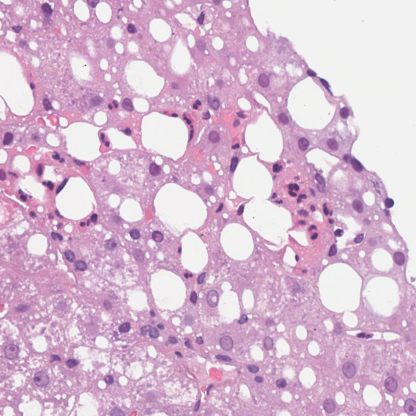
#> input picture image/1001340_72.png, 416 x 416 px, given in place of 1004553_27.png, which was not available
$ python extract_target_stats.py
#> lines starting #> are read from the running program, lines starting #| are printed output that depends on the picture; long printed decimals are rounded; pictures that were not available may be replaced by others from this repository, and a replacement may not be noted
#> further down, img is the input picture: shape (416, 416, 3); mean R, G, B 214.7, 184.4, 208.7
### normalization.py
import numpy as np
from PIL import Image
import cv2
from skimage import exposure
import os
import argparse

def get_stain_vectors(I, beta=0.15, alpha=1):
    """
    Get the stain matrix (2x3) using Macenko's method.
    """
#> called with beta = 0.15, alpha = 1
    # Reshape to (H*W, 3)
    I = I.reshape((-1, 3))

    # Calculate Optical Density (OD)
    # OD = -log10((I+1)/Io) -> we assume Io=255 for standard RGB 8-bit images
    # Add 1 to avoid log(0)
    OD = -np.log10((I.astype(np.float64) + 1) / 255.0)

    # Remove data with too little absorbance (transparent pixels)
    ODhat = OD[np.all(OD > beta, axis=1)]

    if len(ODhat) < 10:
        # Fallback if almost empty
        return np.eye(2), np.zeros(2)

    # PCA via SVD
    # Covariance matrix
    # Normalize features
    _, V = np.linalg.eigh(np.cov(ODhat, rowvar=False))
#> V = [[-0.0616, -0.815, -0.577], [-0.419, 0.546, -0.726], [0.906, 0.197, -0.375]]

    # Project onto the regular plane
    # V[:, 1:] corresponds to the eigenvectors corresponding to the two largest eigenvalues
    # Note: numpy eigh returns eigenvalues in ascending order, so take last 2.
    Vec = V[:, 1:3] # Shape (3, 2). These are the directions.
#> Vec = [[-0.815, -0.577], [0.546, -0.726], [0.197, -0.375]]

    # Project data onto the plane
    That = np.dot(ODhat, Vec)
#> That = 10981 pairs, first value -0.136 to 0.156, second value -0.973 to -0.31

    # Find the min and max vectors (robustly)
    phi = np.arctan2(That[:, 1], That[:, 0])
#> phi = 10981 values, max -1.26 at index 6294, min -1.79 at index 5085, mean -1.44

    minPhi = np.percentile(phi, alpha)
#> minPhi = -1.56
    maxPhi = np.percentile(phi, 100 - alpha)
#> maxPhi = -1.33

    vMin = np.dot(Vec, np.array([np.cos(minPhi), np.sin(minPhi)]))
#> vMin = [0.567, 0.732, 0.377]
    vMax = np.dot(Vec, np.array([np.cos(maxPhi), np.sin(maxPhi)]))
#> vMax = [0.37, 0.833, 0.41]

    # Heuristic: make sure the first vector is H (more pink/red) and second is E (more blue/purple)
    # H usually has higher red component relative to blue in OD space?
    # OD varies. Hematoxylin stains blue/purple, Eosin stains pink.
    # In RGB: H is dark blue/purple (low Red/Green, mid Blue). E is pink (high Red, low Green/Blue).
    # In OD: H absorbs Red helps. E absorbs Green.
    # Typically we allow arbitrary order, but for consistency we sort.
    # Let's just return them sorted by the angle for now to ensure consistency.

    if vMin[0] > vMax[0]:
        HE = np.array([vMin, vMax])
#> HE = [[0.567, 0.732, 0.377], [0.37, 0.833, 0.41]]
    else:
        HE = np.array([vMax, vMin])

    # Rows are stain vectors. Shape (2, 3)
    return HE.T

def get_concentrations(I, stain_matrix, beta=0.15):
    """
    Get concentrations given an image and stain matrix.
    """
    I = I.reshape((-1, 3))
    OD = -np.log10((I.astype(np.float64) + 1) / 255.0)

    # We solve OD = C * S.  C is (N, 2), S is (2, 3).
    # C = OD * pinv(S)

    C = np.dot(OD, np.linalg.pinv(stain_matrix.T)) # stain_matrix is (3, 2) here technically based on above return
    # Wait, my previous return was HE.T which is (3, 2).
    # so we want stain_matrix to be (3, 2).

    return C

# [114 lines left out: functions match_luminosity, clarify_steatosis, norm_macenko, not called in this run]

# [26 lines that do not run on import are left out]

### extract_target_stats.py
import numpy as np
from PIL import Image
import normalization

# Load target
target_path = "image/1004553_27.png"
img = np.array(Image.open(target_path).convert('RGB'))

# Get vectors and concentrations
stain_matrix = normalization.get_stain_vectors(img)
#> stain_matrix = [[0.567, 0.37], [0.732, 0.833], [0.377, 0.41]]
C = normalization.get_concentrations(img, stain_matrix)
#> in get_concentrations, `C = np.dot(OD, np.linalg.pinv(stain_matrix.T))`: C = 173056 pairs, first value -0.454 to 1.29, second value -0.646 to 0.779
max_C = np.percentile(C, 99, axis=0)
#> max_C = [0.411, 0.489]

# Get Luminosity Median for brightness normalization
import cv2
lab = cv2.cvtColor(img, cv2.COLOR_RGB2LAB)
#> lab: shape (416, 416, 3); mean of channels 0, 1, 2 199.3, 143.3, 119.8
l = lab[:,:,0]
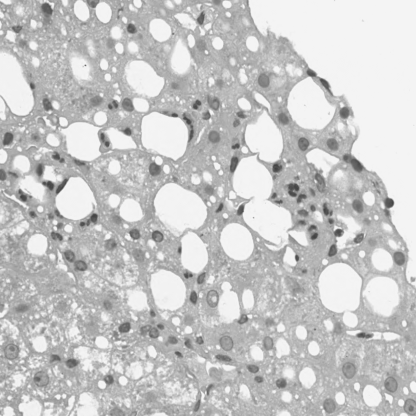
#> l: shape (416, 416); min 65, max 244, mean 199.3
tissue_l = l[l < 220]
median_l = np.median(tissue_l)
#> median_l = 180

print("TARGET_STAIN_MATRIX = np.array([")
for row in stain_matrix:
    print(f"    [{row[0]:.5f}, {row[1]:.5f}],")
#> this loop made 3 passes
#|     [0.5672, 0.3703],
#|     [0.7323, 0.8335],
#|     [0.3768, 0.4102],
print("])")

print(f"TARGET_MAX_C = np.array([{max_C[0]:.5f}, {max_C[1]:.5f}])")
#| TARGET_MAX_C = np.array([0.4114, 0.4892])
print(f"TARGET_MEDIAN_LUM = {median_l:.1f}")
#| TARGET_MEDIAN_LUM = 180.0

$ run again, on image/1001451_65.png
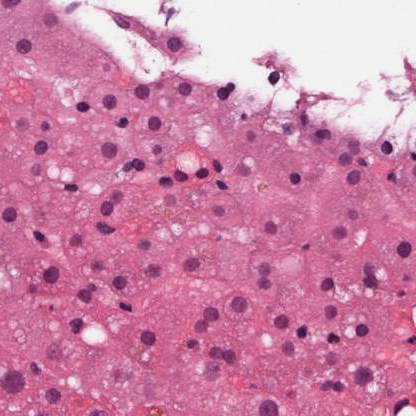
#> input picture image/1001451_65.png, 416 x 416 px, given in place of 1004553_27.png, which was not available
#> img is the input picture: shape (416, 416, 3); mean R, G, B 203.7, 131.8, 167.5
#> V = [[0.0332, -0.885, -0.464], [-0.456, 0.4, -0.795], [0.889, 0.238, -0.391]]
#> Vec = [[-0.885, -0.464], [0.4, -0.795], [0.238, -0.391]]
#> That = 21437 pairs, first value -0.0934 to 0.24, second value -1.86 to -0.307
#> minPhi = -1.58
#> maxPhi = -1.34
#> vMin = [0.475, 0.79, 0.388]
#> vMax = [0.254, 0.864, 0.434]
#> HE = [[0.475, 0.79, 0.388], [0.254, 0.864, 0.434]]
#> stain_matrix = [[0.475, 0.254], [0.79, 0.864], [0.388, 0.434]]
#> in get_concentrations, `C = np.dot(OD, np.linalg.pinv(stain_matrix.T))`: C = 173056 pairs, first value -0.471 to 1.49, second value -0.348 to 1.1
#> max_C = [0.623, 0.687]
#> lab: shape (416, 416, 3); mean of channels 0, 1, 2 162.2, 160.9, 121.3
#> `l = lab[:,:,0]`:
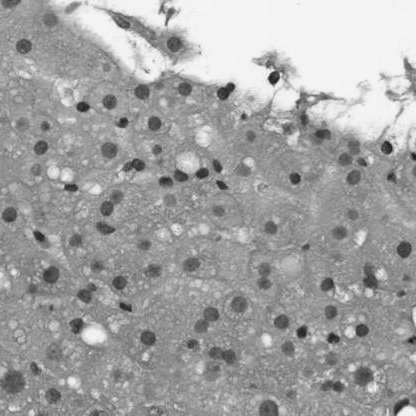
#> l: shape (416, 416); min 20, max 244, mean 162.2
#> median_l = 149
#> the loop `for row in stain_matrix:` made 3 passes
#> (printed output is left out)
#| TARGET_MAX_C = np.array([0.6228, 0.6874])
#| TARGET_MEDIAN_LUM = 149.0

$ run again, on image/1001492_58.png
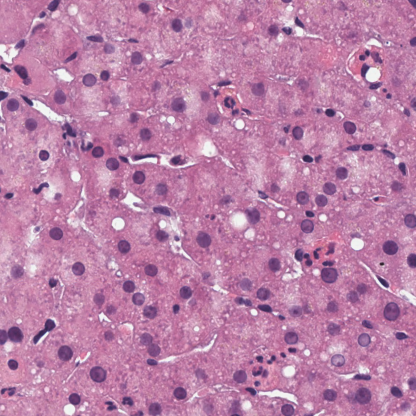
#> input picture image/1001492_58.png, 416 x 416 px, given in place of 1004553_27.png, which was not available
#> img is the input picture: shape (416, 416, 3); mean R, G, B 186.8, 128.2, 167.9
#> V = [[0.0389, -0.778, -0.628], [-0.488, 0.533, -0.691], [0.872, 0.333, -0.359]]
#> Vec = [[-0.778, -0.628], [0.533, -0.691], [0.333, -0.359]]
#> That = 48566 pairs, first value -0.0275 to 0.231, second value -1.38 to -0.294
#> minPhi = -1.48
#> maxPhi = -1.21
#> vMin = [0.558, 0.734, 0.387]
#> vMax = [0.317, 0.833, 0.453]
#> HE = [[0.558, 0.734, 0.387], [0.317, 0.833, 0.453]]
#> stain_matrix = [[0.558, 0.317], [0.734, 0.833], [0.387, 0.453]]
#> in get_concentrations, `C = np.dot(OD, np.linalg.pinv(stain_matrix.T))`: C = 173056 pairs, first value -0.27 to 1.49, second value -0.341 to 0.705
#> max_C = [0.735, 0.508]
#> lab: shape (416, 416, 3); mean of channels 0, 1, 2 154.6, 157, 116.1
#> `l = lab[:,:,0]`:
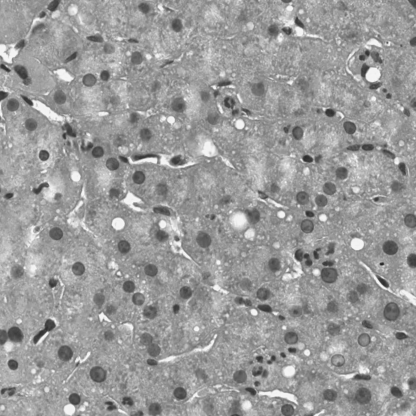
#> l: shape (416, 416); min 34, max 244, mean 154.6
#> median_l = 154
#> the loop `for row in stain_matrix:` made 3 passes
#> (printed output is left out)
#| TARGET_MAX_C = np.array([0.7355, 0.5076])
#| TARGET_MEDIAN_LUM = 154.0
